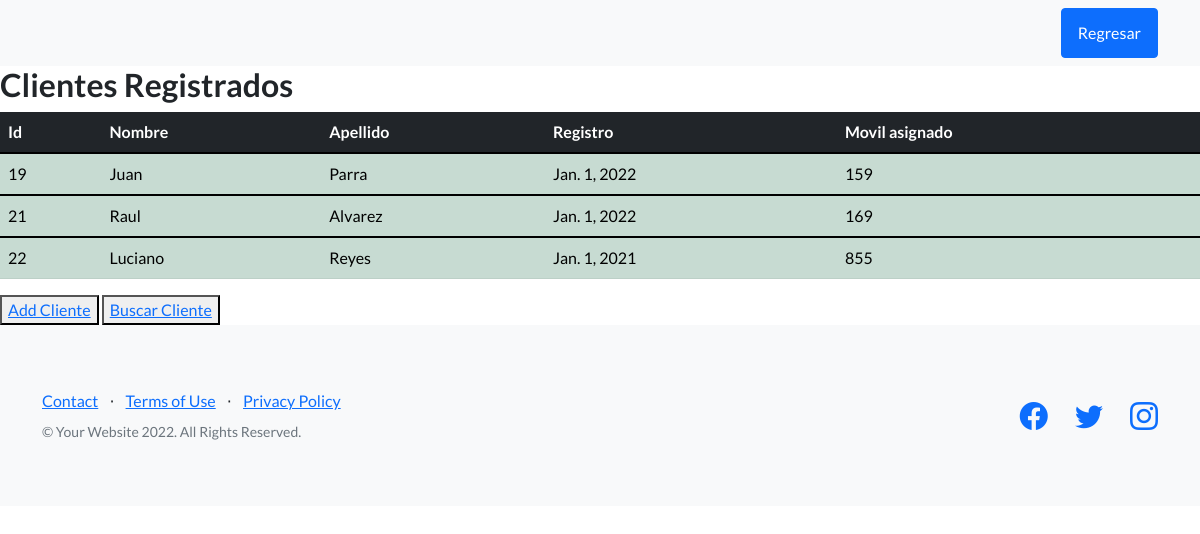
The app's page /vercliente/ with its own data.
### app_tutaxi/models.py (models this page shows, shortened)
class Cliente(models.Model):
    nombre=models.CharField(max_length=40)
    apellido=models.CharField(max_length=40)
    registro=models.DateField()
    movil_asignado=models.IntegerField()

### app_tutaxi/views.py (the view)
# urls.py: path('vercliente/',views.ver_cliente, name='ver_cliente' ),
def ver_cliente(request):
    clientes=Cliente.objects.all()
    dicc={"cliente":clientes}
    return render(request,'ver_cliente.html', dicc)

### app_tutaxi/templates/ver_cliente.html (shortened to what this page needs)
{%extends 'padre.html'%}
{%block bloque1%}
<main>
    {%if cliente_registro%}
    <h2>{{cliente_registro}} se ha regristrado correctamente</h2>
    {%elif cliente%}
    <h2>Clientes Registrados</h2>
        <table class="table table-success table-striped">
            <thead class="table table-dark table-striped">
                <tr>
                     <th> Id</th>
                    <th> Nombre</th>
                    <th> Apellido</th>
                    <th> Registro</th>
                    <th> Movil asignado</th>
                </tr>
            </thead>
            {%for i in cliente%}
                <tbody>
                    <tr>
                        <td> {{i.id}}</td>
                        <td> {{i.nombre}} </td>
                        <td>  {{i.apellido }} </td>
                        <td>  {{i.registro }} </td>
                        <td>  {{i.movil_asignado}} </td>
                    </tr>
                </tbody>
            {%endfor%}
        </table>
    {%elif cliente_registrado == false %}
    <h2>El cliente ingresado no existe!! </h2>
    {%endif%}
    <button>
        <a href="{% url 'cargar_cliente' %}"> Add Cliente</a>
    </button>
    <button>
        <a  href="{% url 'buscar_cliente' %}"> Buscar Cliente</a>
    </button>
</main>
{%endblock%}

### records on screen
Cliente: id "19", nombre "Juan", apellido "Parra", registro "Jan. 1, 2022", movil_asignado "159"
Cliente: id "21", nombre "Raul", apellido "Alvarez", registro "Jan. 1, 2022", movil_asignado "169"
Cliente: id "22", nombre "Luciano", apellido "Reyes", registro "Jan. 1, 2021", movil_asignado "855"
